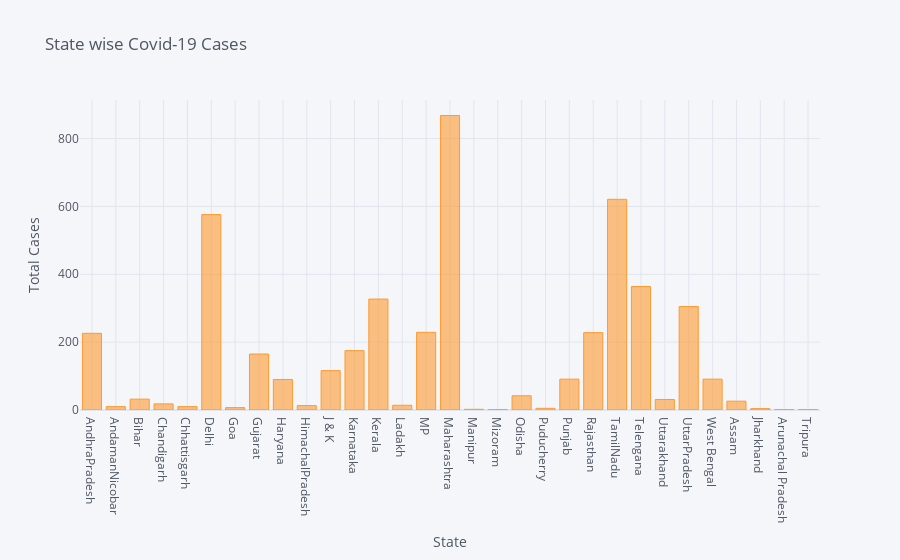

The notebook cell saved with this chart:
### Code cell
covid_india.iplot(kind='bar',x='STATE NAME',y='TOTAL CONFIRMED',
                  title='State wise Covid-19 Cases',xTitle='State',yTitle='Total Cases')

### Figure 1 — Plotly figure (JSON) as saved in the notebook; plotly's stock layout.template omitted (floating-point values rounded to 4 significant figures)
{"data": [{"marker": {"color": "rgba(255, 153, 51, 0.6)", "line": {"color": "rgba(255, 153, 51, 1.0)", "width": 1}}, "name": "TOTAL CONFIRMED", "orientation": "v", "text": "", "type": "bar", "x": ["AndhraPradesh", "AndamanNicobar", "Bihar", "Chandigarh", "Chhattisgarh", "Delhi", "Goa", "Gujarat", "Haryana", "HimachalPradesh", "J & K", "Karnataka", "Kerala", "Ladakh", "MP", "Maharashtra", "Manipur", "Mizoram", "Odisha", "Puducherry", "Punjab", "Rajasthan", "TamilNadu", "Telengana", "Uttarakhand", "UttarPradesh", "West Bengal", "Assam", "Jharkhand", "Arunachal Pradesh", "Tripura"], "y": [226, 10, 32, 18, 10, 576, 7, 165, 90, 13, 116, 175, 327, 14, 229, 868, 2, 1, 42, 5, 91, 228, 621, 364, 31, 305, 91, 26, 4, 1, 1]}], "layout": {"legend": {"bgcolor": "#F5F6F9", "font": {"color": "#4D5663"}}, "paper_bgcolor": "#F5F6F9", "plot_bgcolor": "#F5F6F9", "title": {"font": {"color": "#4D5663"}, "text": "State wise Covid-19 Cases"}, "xaxis": {"gridcolor": "#E1E5ED", "showgrid": true, "tickfont": {"color": "#4D5663"}, "title": {"font": {"color": "#4D5663"}, "text": "State"}, "zerolinecolor": "#E1E5ED"}, "yaxis": {"gridcolor": "#E1E5ED", "showgrid": true, "tickfont": {"color": "#4D5663"}, "title": {"font": {"color": "#4D5663"}, "text": "Total Cases"}, "zerolinecolor": "#E1E5ED"}}}
